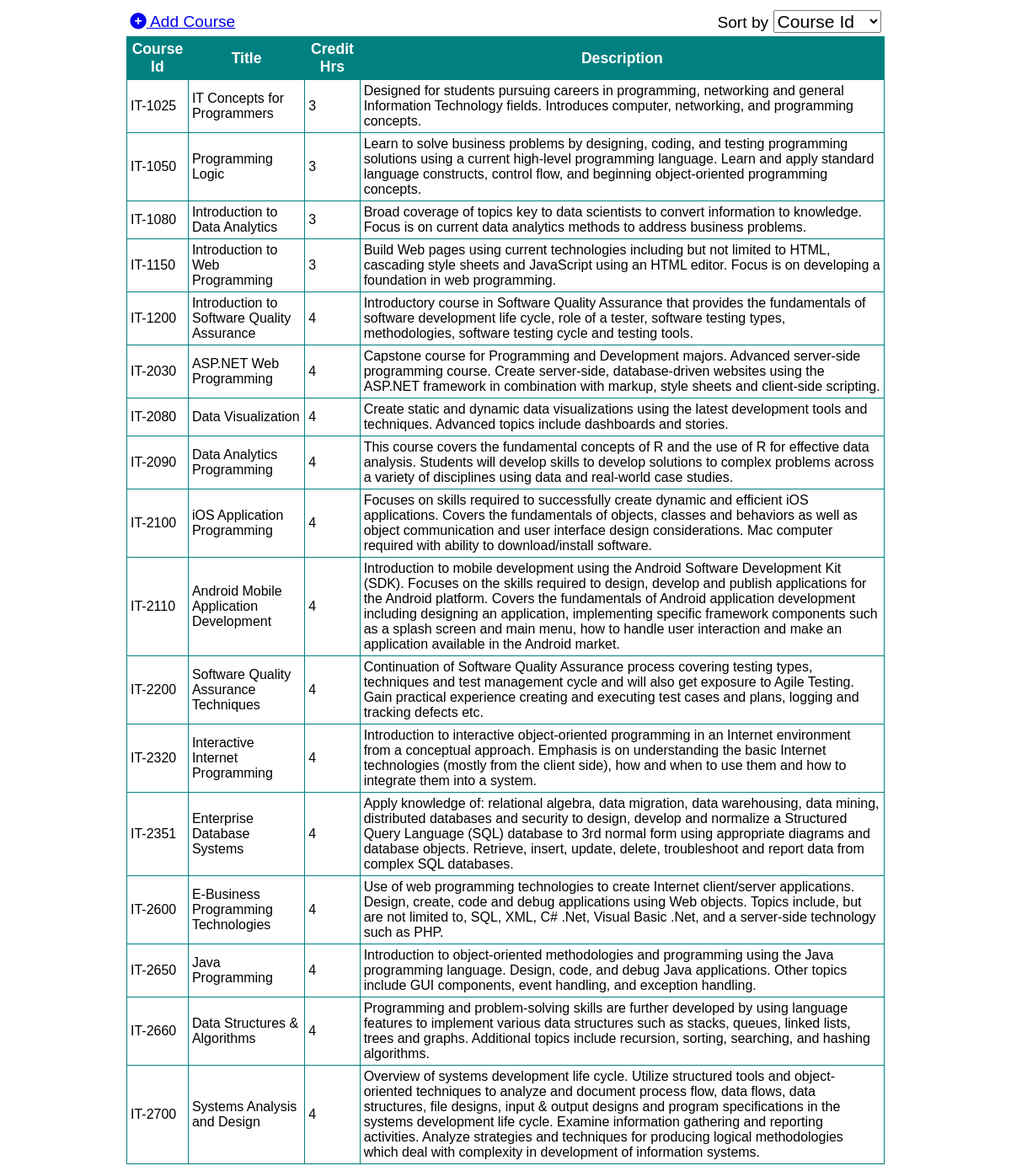
/courses.php, run on the app's committed database.
### tables this page shows
CREATE TABLE `courses` (
  `course_id` varchar(55) NOT NULL,
  `title` varchar(55) NOT NULL,
  `credit_hrs` int(11) NOT NULL,
  `description` text NOT NULL,
  `prerequisites` varchar(255) NOT NULL
);

### courses.php (the view, shortened to what this page needs)
<!DOCTYPE html>
<html>
<head>
    <link rel="stylesheet" href="https://cdnjs.cloudflare.com/ajax/libs/font-awesome/6.0.0-beta2/css/all.min.css" />
</head>
				<?php
$servername = "localhost";
$username = "root";
$password = "Hariharan@26";
$dbname = "it2600";
$conn = mysqli_connect($servername, $username, $password, $dbname);
if (isset($_GET['sort'])) {
$SortBy = $_GET['sort'];
$sql1 = "SELECT * FROM courses ORDER BY ". $SortBy;
$result = mysqli_query($conn, $sql1);
?><script>
$("#sortcourses).html($SortBy);
</script>
<?php
            }
else {
		$sql = "SELECT * FROM courses ORDER BY course_id";
		$result = mysqli_query($conn, $sql);
}
?>
<table>
<tr>
<td colspan="2" align="left">
<a href="addcourse.php"><i class="fas fa-plus-circle"></i> Add Course</a>
</td>
<td colspan="2" align="right">
    Sort by
    <select name="sortcourses" id="sortcourses" onchange="reload()">
		<option value="course_id" <?php
		if(isset($_GET['sort'])){
		if($_GET['sort'] == 'course_id'): ?> selected="selected"<?php endif;}  ?>>Course Id</option>
    </select>
</td>
</tr>
<tr><th>Course Id</th><th>Title</th><th>Credit Hrs</th><th>Description</th></tr>
<?php
if (mysqli_num_rows($result) > 0) {
  while($row = mysqli_fetch_assoc($result)) {
    echo "<tr><td>" . $row["course_id"]. "</td><td>" . $row["title"]. "</td>" .
         "<td>" . $row["credit_hrs"]. "</td><td>" . $row["description"]. "</td></tr>";
  }
} else {
  echo "0 results";
}
?>

### courses.php (style rules this page uses)
* { font-family: Arial, Helvetica, sans-serif; }
table { max-width: 900px; margin-left: auto; margin-right: auto; border-collapse: collapse; }
td, th { border: 1px solid teal; padding: 4px; }
th { background-color: teal; color: white; font-size: 1.1em; font-weight: bold; }
table tr:first-child td { border: 0px; font-size: 1.2em; }
select { font-size: 1.1em; }

### data on the page
courses: course_id "IT-1025", title "IT Concepts for Programmers", credit_hrs "3", description "Designed for students pursuing careers in programming, networking and general Information Technology fields. Introduces computer, networking, and programming concepts."
courses: course_id "IT-1050", title "Programming Logic", credit_hrs "3", description "Learn to solve business problems by designing, coding, and testing programming solutions using a current high-level programming language. Learn and apply standard language constructs, control flow, and beginning object-oriented programming concepts."
courses: course_id "IT-1080", title "Introduction to Data Analytics", credit_hrs "3", description "Broad coverage of topics key to data scientists to convert information to knowledge. Focus is on current data analytics methods to address business problems."
courses: course_id "IT-1150", title "Introduction to Web Programming", credit_hrs "3", description "Build Web pages using current technologies including but not limited to HTML, cascading style sheets and JavaScript using an HTML editor. Focus is on developing a foundation in web programming."
courses: course_id "IT-1200", title "Introduction to Software Quality Assurance", credit_hrs "4", description "Introductory course in Software Quality Assurance that provides the fundamentals of software development life cycle, role of a tester, software testing types, methodologies, software testing cycle and testing tools."
courses: course_id "IT-2030", title "ASP.NET Web Programming", credit_hrs "4", description "Capstone course for Programming and Development majors. Advanced server-side programming course. Create server-side, database-driven websites using the ASP.NET framework in combination with markup, style sheets and client-side scripting."
courses: course_id "IT-2080", title "Data Visualization", credit_hrs "4", description "Create static and dynamic data visualizations using the latest development tools and techniques. Advanced topics include dashboards and stories."
courses: course_id "IT-2090", title "Data Analytics Programming", credit_hrs "4", description "This course covers the fundamental concepts of R and the use of R for effective data analysis. Students will develop skills to develop solutions to complex problems across a variety of disciplines using data and real-world case studies."
courses: course_id "IT-2100", title "iOS Application Programming", credit_hrs "4", description "Focuses on skills required to successfully create dynamic and efficient iOS applications. Covers the fundamentals of objects, classes and behaviors as well as object communication and user interface design considerations. Mac computer required with ability to download/install software."
courses: course_id "IT-2110", title "Android Mobile Application Development", credit_hrs "4", description "Introduction to mobile development using the Android Software Development Kit (SDK). Focuses on the skills required to design, develop and publish applications for the Android platform. Covers the fundamentals of Android application development including designing an application, implementing specific framework components such as a splash screen and main menu, how to handle user interaction and make an application available in the Android market."
courses: course_id "IT-2200", title "Software Quality Assurance Techniques", credit_hrs "4", description "Continuation of Software Quality Assurance process covering testing types, techniques and test management cycle and will also get exposure to Agile Testing. Gain practical experience creating and executing test cases and plans, logging and tracking defects etc."
courses: course_id "IT-2320", title "Interactive Internet Programming", credit_hrs "4", description "Introduction to interactive object-oriented programming in an Internet environment from a conceptual approach. Emphasis is on understanding the basic Internet technologies (mostly from the client side), how and when to use them and how to integrate them into a system."
courses: course_id "IT-2351", title "Enterprise Database Systems", credit_hrs "4", description "Apply knowledge of: relational algebra, data migration, data warehousing, data mining, distributed databases and security to design, develop and normalize a Structured Query Language (SQL) database to 3rd normal form using appropriate diagrams and database objects. Retrieve, insert, update, delete, troubleshoot and report data from complex SQL databases."
courses: course_id "IT-2600", title "E-Business Programming Technologies", credit_hrs "4", description "Use of web programming technologies to create Internet client/server applications. Design, create, code and debug applications using Web objects. Topics include, but are not limited to, SQL, XML, C# .Net, Visual Basic .Net, and a server-side technology such as PHP."
courses: course_id "IT-2650", title "Java Programming", credit_hrs "4", description "Introduction to object-oriented methodologies and programming using the Java programming language. Design, code, and debug Java applications. Other topics include GUI components, event handling, and exception handling."
courses: course_id "IT-2660", title "Data Structures & Algorithms", credit_hrs "4", description "Programming and problem-solving skills are further developed by using language features to implement various data structures such as stacks, queues, linked lists, trees and graphs. Additional topics include recursion, sorting, searching, and hashing algorithms."
courses: course_id "IT-2700", title "Systems Analysis and Design", credit_hrs "4", description "Overview of systems development life cycle. Utilize structured tools and object-oriented techniques to analyze and document process flow, data flows, data structures, file designs, input & output designs and program specifications in the systems development life cycle. Examine information gathering and reporting activities. Analyze strategies and techniques for producing logical methodologies which deal with complexity in development of information systems."
